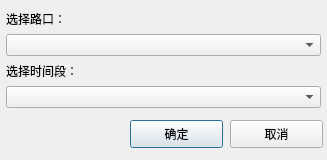
<?xml version="1.0" encoding="UTF-8"?>
<ui version="4.0">
 <class>Dialog_chooseRoad</class>
 <widget class="QDialog" name="Dialog_chooseRoad">
  <property name="geometry">
   <rect>
    <x>0</x>
    <y>0</y>
    <width>327</width>
    <height>160</height>
   </rect>
  </property>
  <property name="minimumSize">
   <size>
    <width>327</width>
    <height>160</height>
   </size>
  </property>
  <property name="maximumSize">
   <size>
    <width>327</width>
    <height>160</height>
   </size>
  </property>
  <property name="windowTitle">
   <string>选择路口</string>
  </property>
  <widget class="QWidget" name="formLayoutWidget">
   <property name="geometry">
    <rect>
     <x>0</x>
     <y>10</y>
     <width>321</width>
     <height>101</height>
    </rect>
   </property>
   <layout class="QFormLayout" name="formLayout">
    <item row="0" column="1">
     <widget class="QLabel" name="label_2">
      <property name="text">
       <string>选择路口：</string>
      </property>
     </widget>
    </item>
    <item row="1" column="1">
     <widget class="QComboBox" name="chooseRoad"/>
    </item>
    <item row="2" column="1">
     <widget class="QLabel" name="label">
      <property name="text">
       <string>选择时间段：</string>
      </property>
     </widget>
    </item>
    <item row="3" column="1">
     <widget class="QComboBox" name="choose_time"/>
    </item>
   </layout>
  </widget>
  <widget class="QPushButton" name="pushButton_ok">
   <property name="geometry">
    <rect>
     <x>130</x>
     <y>120</y>
     <width>93</width>
     <height>28</height>
    </rect>
   </property>
   <property name="text">
    <string>确定</string>
   </property>
  </widget>
  <widget class="QPushButton" name="pushButton_quit">
   <property name="geometry">
    <rect>
     <x>230</x>
     <y>120</y>
     <width>93</width>
     <height>28</height>
    </rect>
   </property>
   <property name="text">
    <string>取消</string>
   </property>
  </widget>
  <zorder>formLayoutWidget</zorder>
  <zorder>chooseRoad</zorder>
  <zorder>pushButton_ok</zorder>
  <zorder>pushButton_quit</zorder>
 </widget>
 <resources/>
 <connections>
  <connection>
   <sender>pushButton_ok</sender>
   <signal>clicked()</signal>
   <receiver>Dialog_chooseRoad</receiver>
   <slot>accept()</slot>
   <hints>
    <hint type="sourcelabel">
     <x>226</x>
     <y>123</y>
    </hint>
    <hint type="destinationlabel">
     <x>191</x>
     <y>71</y>
    </hint>
   </hints>
  </connection>
  <connection>
   <sender>pushButton_quit</sender>
   <signal>clicked()</signal>
   <receiver>Dialog_chooseRoad</receiver>
   <slot>close()</slot>
   <hints>
    <hint type="sourcelabel">
     <x>326</x>
     <y>123</y>
    </hint>
    <hint type="destinationlabel">
     <x>191</x>
     <y>71</y>
    </hint>
   </hints>
  </connection>
 </connections>
</ui>
